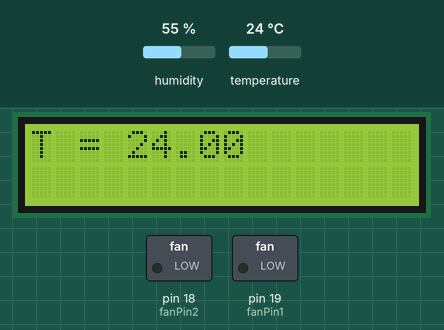
Recording of a sketch running on a simulated Arduino Uno, built with avr-gcc and run on an emulated ATmega328P. Shown: 16×2 character LCD, switched loads named in the sketch (green lamp = pin HIGH). The test bench sets the inputs (shaded band); at power-on: temperature 24 °C, humidity 55 %. What the sketch prints to the serial monitor is not drawn.

Above: at 1.2 s.
1.3 s: temperature set to 28 °C
At 2.9 s:
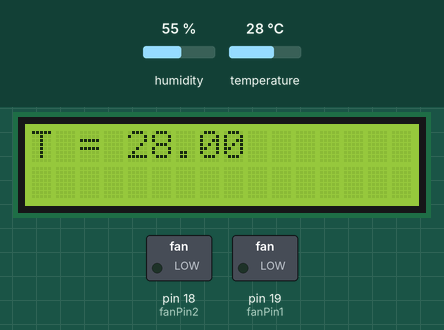
4.0 s: temperature set to 31 °C
At 5.3 s:
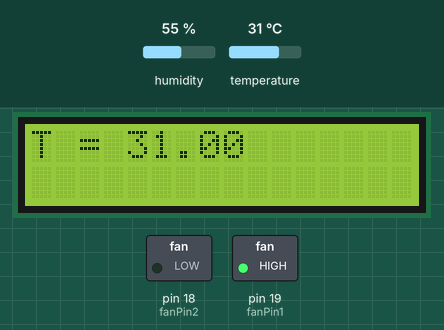
6.7 s: temperature set to 33 °C
At 9.4 s:
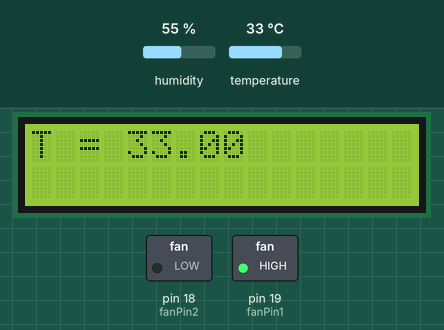
9.7 s: temperature set to 19 °C
At 11.0 s:
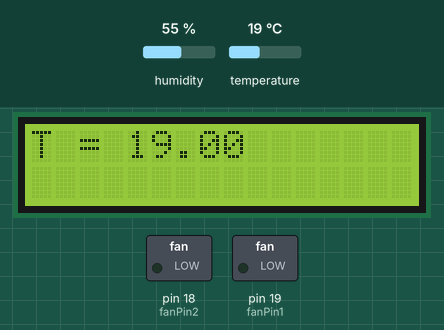
Timing chart, 0 to 12.7 s (numbered marks = the images above; inputs shaded):
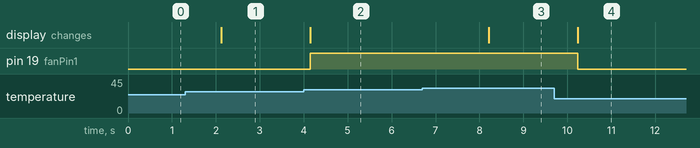

The sketch:

Temp_control.ino
```cpp
#include "DHT.h"
#include <analogWrite.h>
#define fanPin1 19
#define fanPin2 18
#define DHTPIN 17
#define DHTTYPE DHT11

#include <LiquidCrystal_I2C.h>
LiquidCrystal_I2C mylcd(0x27, 16, 2);

DHT dht(DHTPIN, DHTTYPE);

void setup() {
  pinMode(fanPin1, OUTPUT);
  pinMode(fanPin2, OUTPUT);
  Serial.begin(115200);
  dht.begin();
  mylcd.init();
  mylcd.backlight();
}

void loop() {
  float temp = temperature_read();

  if(temp > 29){
    fan_on();
  }else{
    fan_off();
  }
}
```

fan_control.ino
```cpp
void fan_on(){
  analogWrite(fanPin1,150);
  digitalWrite(fanPin2,LOW);
}

void fan_off(){
  analogWrite(fanPin1,0);
  analogWrite(fanPin2,0);
}

void counter_clockwise(){
  digitalWrite(fanPin1,LOW);
  analogWrite(fanPin2,150);
}
```

sensor_functions.ino
```cpp
float temperature_read(){
  float t = dht.readTemperature();
  Serial.print(F("%  Temperature: "));
  Serial.print(t);
  Serial.println(F("°C "));
  mylcd.setCursor(0, 0);
  mylcd.print("T = "+String(t));
  return t;
}

float humidity_read(){
  float h = dht.readHumidity();
  Serial.print(F("Humidity: "));
  Serial.print(h);
  mylcd.setCursor(0, 1);
  mylcd.print("H = "+String(h));
  return h;
}
```

Measured:
- the behaviour switches between 29 and 30 °C on temperature (found by bisection; images 1 and 2)
- after the input at 1.3 s, the display: changes after 0.82 s (image 1)
- after the input at 4.0 s, pin 19 (fanPin1): LOW → HIGH after 0.14 s; the display: changes after 0.14 s (image 2)
- after the input at 6.7 s, the display: changes after 1.5 s (image 3)
- after the input at 9.7 s, pin 19 (fanPin1): HIGH → LOW after 0.54 s; the display: changes after 0.54 s (image 4)
